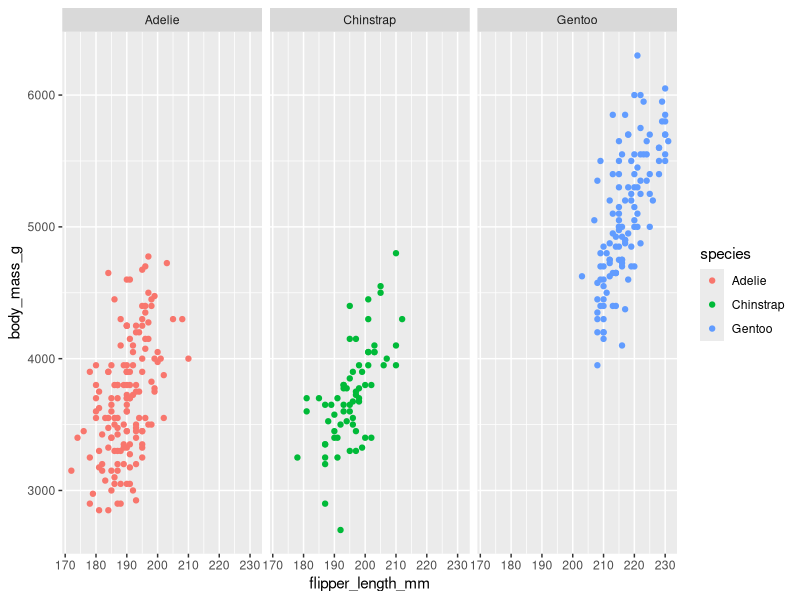
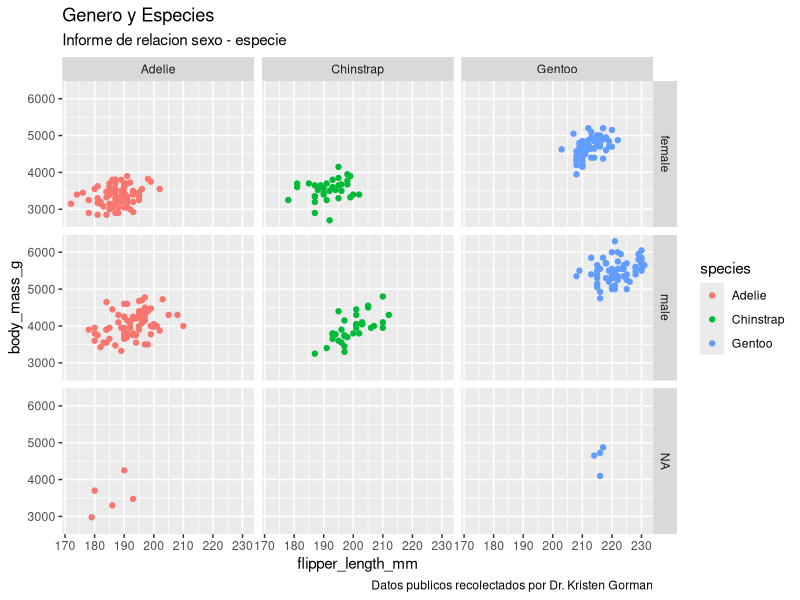
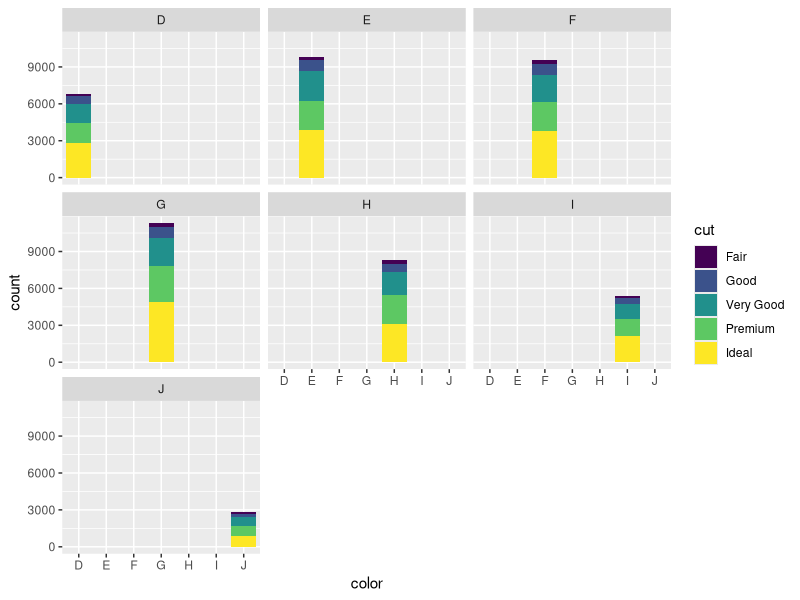
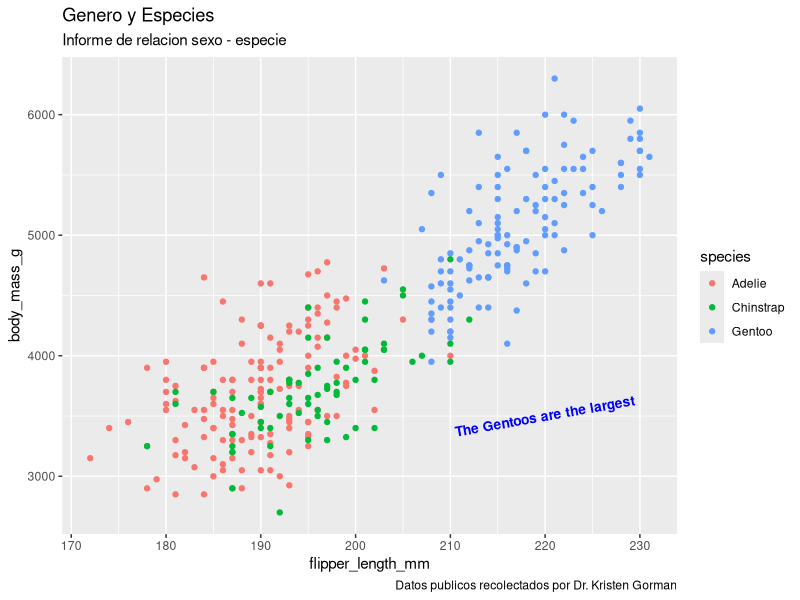

Recreate these plots in R, in order.
#install.packages("tidyverse")
#install.packages("palmerpenguins")
#install.packages("ggplot2")
library(tidyverse)
library(palmerpenguins)
library(ggplot2)
data("penguins")
View(penguins)
#ggplot(data=penguins,mapping = aes(x=flipper_length_mm, y=body_mass_g,shape=species,color=species,size=species))+geom_point() #Funcion con estetica
#ggplot(data=penguins,mapping = aes(x=flipper_length_mm, y=body_mass_g,alpha=species))+geom_point() #Otro estilo de visualización con alpha
ggplot(data=penguins)+
  geom_point(mapping = aes(x=flipper_length_mm, y= body_mass_g,color=species))+
  facet_wrap(~species) #Facet_warp(variable) nos deja hacer tres partes diferentes 
ggplot(data=penguins)+
  geom_point(mapping = aes(x=flipper_length_mm, y= body_mass_g,color=species))+
  facet_grid(sex~species)+labs(title = "Genero y Especies", subtitle = "Informe de relacion sexo - especie",caption = "Datos publicos recolectados por Dr. Kristen Gorman") # En vertical y horizontal, especies y sexo

diagrama <- ggplot(data=penguins)+
  geom_point(mapping = aes(x=flipper_length_mm, y= body_mass_g,color=species))+
  labs(title = "Genero y Especies", subtitle = "Informe de relacion sexo - especie",caption = "Datos publicos recolectados por Dr. Kristen Gorman")+
  annotate("text",x=220,y=3500,label="The Gentoos are the largest",color= "blue",fontface="bold",size=3.5,angle=10)
ggsave("Generos_Especies.png")
view(diamonds)
ggplot(data=diamonds)+geom_bar(mapping = aes(x=color,fill=cut))+facet_wrap(~color)
